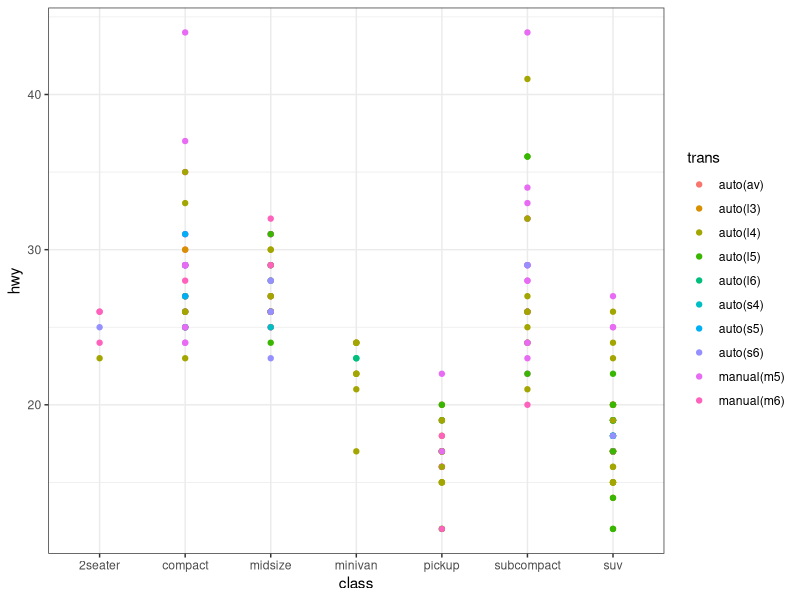
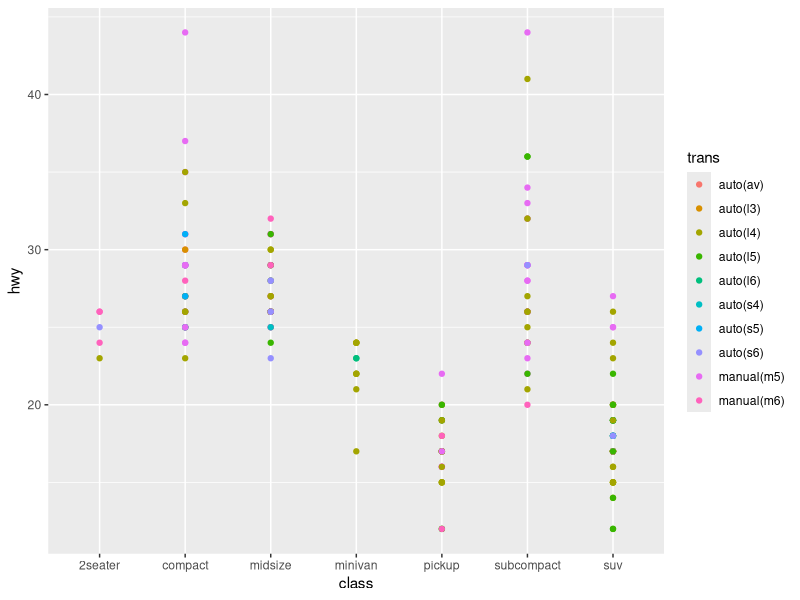
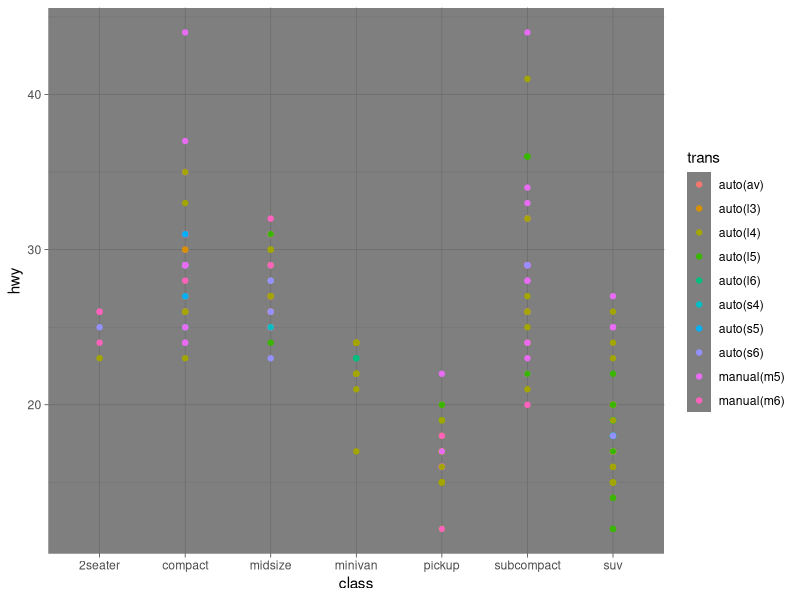
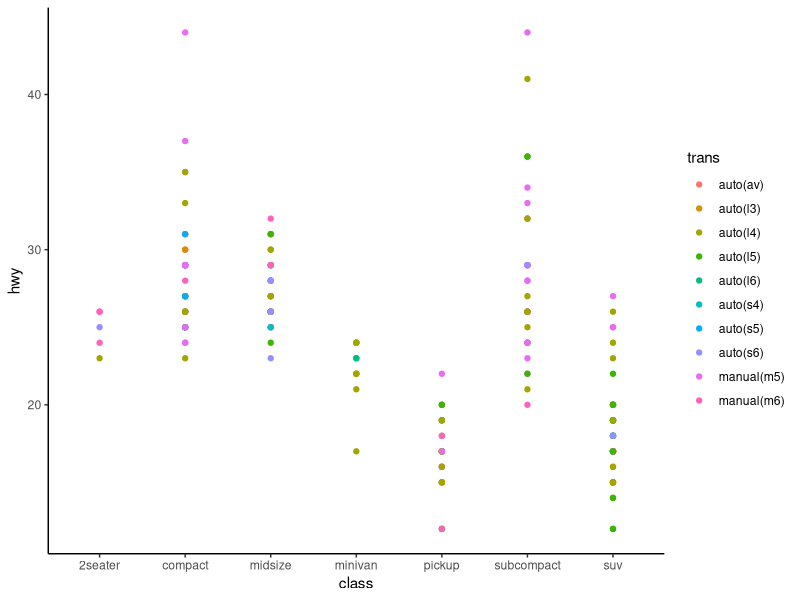
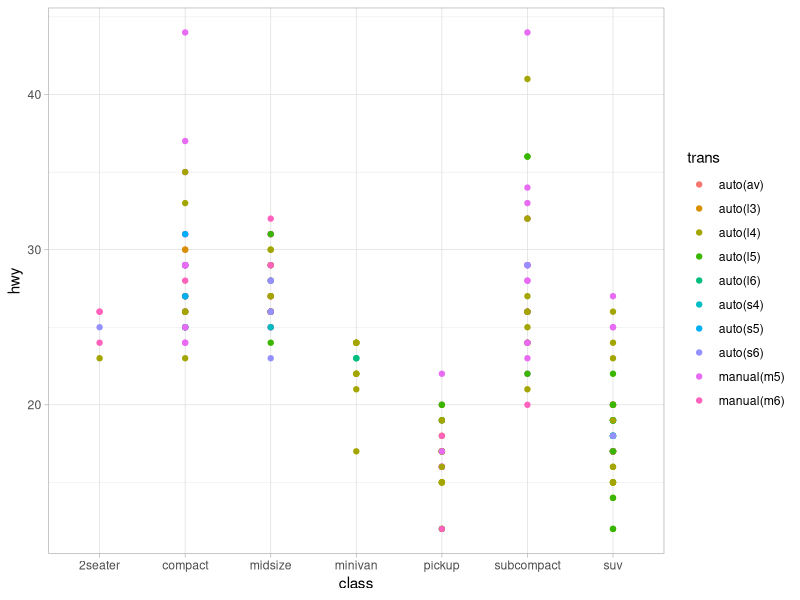
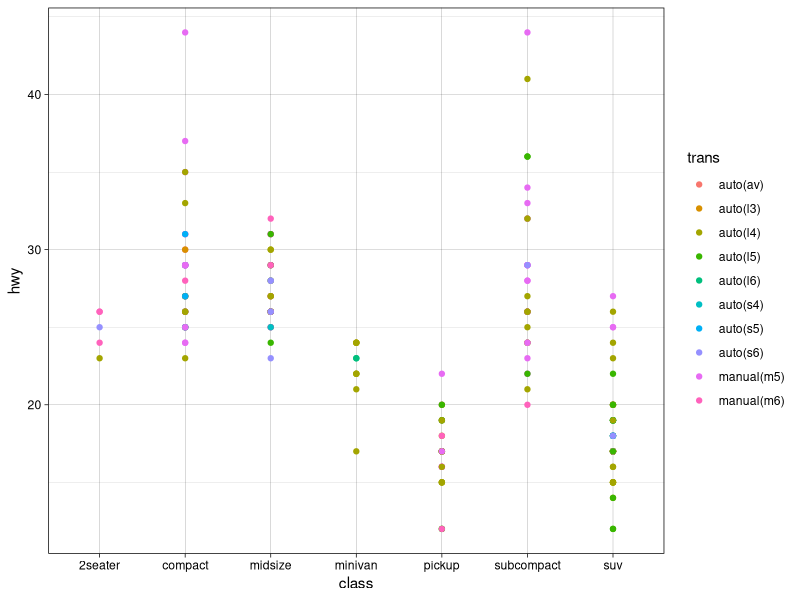
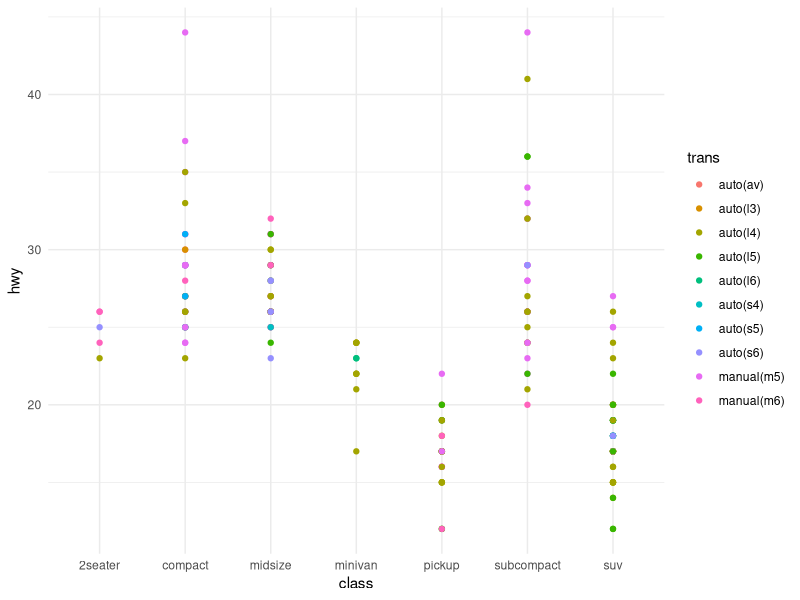
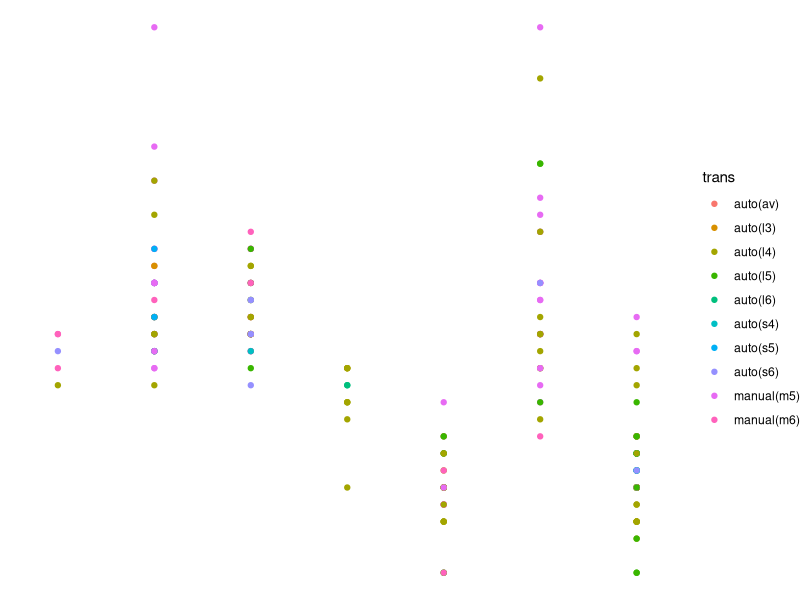

Write the R code that produced these figures, in order.
## ---- chunk 1
knitr::opts_chunk$set(warning = FALSE, message = FALSE)
knitr::opts_chunk$set(fig.align = "center", fig.width = 6, fig.asp = 0.7)
library(ggplot2)
library(dplyr)
## ---- chunk 2
ggplot(mpg) + 
  geom_point(aes(x = class, y = hwy, color = trans)) +
  theme_bw()
## ---- chunk 3
ggplot(mpg) + 
  geom_point(aes(x = class, y = hwy, color = trans)) +
  theme_gray()
## ---- chunk 4
ggplot(mpg) + 
  geom_point(aes(x = class, y = hwy, color = trans)) +
  theme_dark()
## ---- chunk 5
ggplot(mpg) + 
  geom_point(aes(x = class, y = hwy, color = trans)) +
  theme_classic()
## ---- chunk 6
ggplot(mpg) + 
  geom_point(aes(x = class, y = hwy, color = trans)) +
  theme_light()
## ---- chunk 7
ggplot(mpg) + 
  geom_point(aes(x = class, y = hwy, color = trans)) +
  theme_linedraw()
## ---- chunk 8
ggplot(mpg) + 
  geom_point(aes(x = class, y = hwy, color = trans)) +
  theme_minimal()
## ---- chunk 9
ggplot(mpg) + 
  geom_point(aes(x = class, y = hwy, color = trans)) +
  theme_void()
